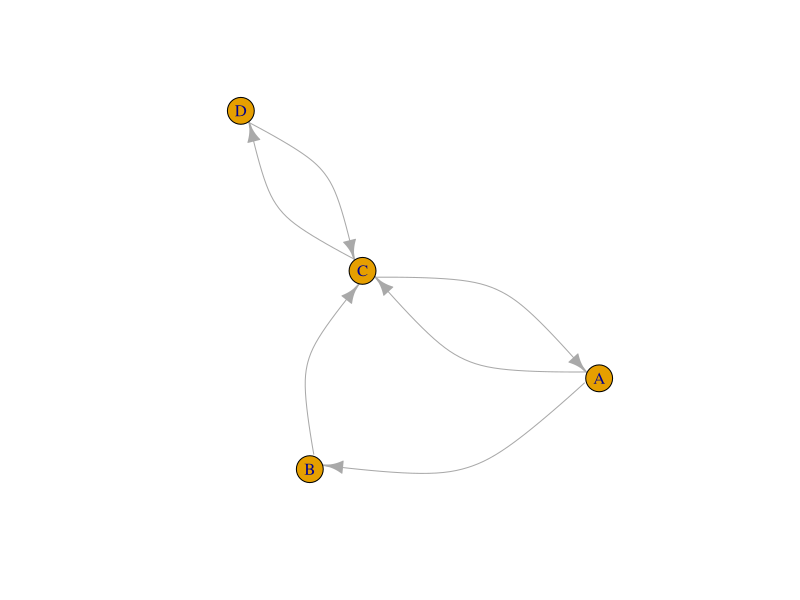

The R source for this figure: (Note: this script raises an error after producing the figure.)
## ---- chunk 1
library(igraph)
A <- matrix(c(0,1,1,0, 0,0,1,0, 1,0,0,1, 0,0,1,0), nrow = 4, byrow = TRUE)
row.names(A) <- c("A", "B", "C", "D")
colnames(A) <- c("A", "B", "C", "D")
net <- graph_from_adjacency_matrix(A)
plot(net, edge.curved=0.5)
## ---- chunk 2
m <- matrix(c(0,1,1,0, 0,0,1,0, 1,0,0,1, 0,0,1,0), nrow = 4, byrow = TRUE)
row.names(m) <- LETTERS[1:4]
colnames(m) <- LETTERS[1:4]
m
## ---- chunk 3
all(m[upper.tri(m)] == t(m)[upper.tri(m)])
## ---- chunk 4
# Creating a random matrix
random_matrix <- matrix(sample(x = c(0,1), size = 4^2, replace=T), ncol=4)
random_matrix
# It is not symmetric
isSymmetric(random_matrix)

# Replace the upper triangle with the transposed upper triangle
random_matrix[upper.tri(random_matrix)] <- t(random_matrix)[upper.tri(random_matrix)]
random_matrix
# Now it is symmetric
isSymmetric(random_matrix)
## ---- chunk 5
#maybe use this from 11.34
create_network <- function(N, FRIENDSHIPRATIO){
  adjm <- matrix(0, ncol = N, nrow = N)
  adjm[upper.tri(adjm)] <- sample(x = 0:1, 
                                  size = N*(N-1)/2, 
                                  replace = TRUE, 
                                  prob = c(1-FRIENDSHIPRATIO, FRIENDSHIPRATIO))
  adjm[lower.tri(adjm)] <- t(adjm)[lower.tri(adjm)]
  return(adjm)
  }
# n <- 10
# adjm <- matrix(NA, ncol = n, nrow = n)
# adjm
## ---- chunk 6
friendshipRatio <- 0.5

adjm[upper.tri(adjm)] <- sample(x = 0:1, 
                                size = n*(n-1)/2, 
                                replace = TRUE, 
                                prob = c(1-friendshipRatio, friendshipRatio))
adjm

# add the mirror image to the lower triangle
adjm[lower.tri(adjm)] <- t(adjm)[lower.tri(adjm)]
adjm

# replace diagonal (these indicate self-references) with zeros
diag(adjm) <- 0
adjm
## ---- chunk 7
library(igraph)
net <- graph_from_adjacency_matrix(adjm)
net
## ---- chunk 8
set.seed(1)
plot(net)
## ---- chunk 9
par(mfrow = c(1,2))
plot(net, layout = layout.grid(net), main = "Grid layout")
plot(net, layout = layout.circle(net), main = "Ring layout")
## ---- chunk 10
par(mfrow = c(1,1))
set.seed(1)
plot(net, 
     vertex.color = "dodgerblue", 
     vertex.label.color = "white",
     vertex.size = 20,
     edge.color = "black",
     edge.width = 1,
     edge.arrow.size = 0.5,
     main = "Default layout with styling")
## ---- chunk 11
# There is no age attribute set
V(net)$age

# Add an age attribute and randomly assign an age class
V(net)$age <- sample(x = 1:10, size = n, replace = TRUE)

# The network now has an age attribute
V(net)$age

V(net)$colour <- heat.colors(n = 10, rev = TRUE)[V(net)$age]

net
## ---- chunk 12
set.seed(1)
plot(net, 
     vertex.color = V(net)$colour, 
     vertex.label.color = "black",
     vertex.size = 20,
     edge.color = "black",
     edge.width = 1,
     edge.arrow.size = 0.5)
## ---- chunk 13
net <- as.undirected(net)
set.seed(1)
plot(net, 
     vertex.color = V(net)$colour, 
     vertex.label = "",
     vertex.size = 9,
     edge.width = 1,
     edge.arrow.size = 0.5)
## ---- chunk 14
# create a copy of the adjacency matrix
adjm2 <- adjm

# draw random values from a uniform distribution and replace the matrix entries that have a value of 1
adjm2[upper.tri(adjm2)] <- runif(n = sum(upper.tri(adjm2))) * adjm2[upper.tri(adjm2)]

# copy the mirror image to the lower triangle
adjm2[lower.tri(adjm2)] <- t(adjm2)[lower.tri(adjm2)]

# create the network
net2 <- graph_from_adjacency_matrix(adjm2, weighted = TRUE, mode = "undirected")
net2
## ---- chunk 15
V(net2)$age <- V(net)$age
V(net2)$colour <- V(net)$colour

plot(net2, 
     vertex.color = V(net2)$colour,
     vertex.label = "",
     vertex.size = 9,
     edge.width = E(net2)$weight*5,
     edge.arrow.size = 0.5)
## ---- chunk 16
# vertex information
V(net2)

# edge information
E(net2)
## ---- chunk 17
# vertex attributes
get.vertex.attribute(graph = net2)

# edge attributes
get.edge.attribute(net2)
## ---- chunk 18
# vertex count
vcount(net)

# edge count
ecount(net)
## ---- chunk 19
diameter(graph = net)
## ---- chunk 20
# average distance between any dyad
mean_distance(graph = net)
## ---- chunk 21
edge_density(graph = net)
## ---- chunk 22
reciprocity(graph = net)
## ---- chunk 23
transitivity(graph = net)
## ---- chunk 24
# number of edges that connected with each node
degree(graph = net)

# as we have an undirected network, the count of incoming and outgoing edges is identical
identical(degree(graph = net, mode = "in"), 
          degree(graph = net, mode = "out"))

# we can use the mean of all degree centralities as a general measure for the entire network
mean(degree(graph = net))
## ---- chunk 25
sort(strength(graph = net))
## ---- chunk 26
closeness(graph = net)
## ---- chunk 27
betweenness(graph = net)
## ---- chunk 28
eigen_centrality(graph = net)$vector
## ---- chunk 29
# set up vector that stores whether an individual possesses the latest gossip:
gossip_meter <- rep(FALSE, n)
gossip_meter

# choose a random individual to start gossiping
gossip_meter[sample(x = n, size = 1)] <- TRUE
gossip_meter

# choose an individual with gossip
if(sum(gossip_meter) == 1){
  gossip_provider <- which(gossip_meter)
} else {
  gossip_provider <- sample(x = which(gossip_meter), size = 1)
}

# choose a neighbour in the network
neighbours <- which(adjm[gossip_provider,] == 1)

# only execute if there is a neighbour
if(length(neighbours) > 0){
  # choose one neighbour if several are present
  if(length(neighbours) == 1){
    neighbour <- neighbours
  } else {
    neighbour <- sample(x = neighbours, size = 1)
  }
  # update gossip indicator of the neighbour
  gossip_meter[neighbour] <- TRUE
}
gossip_meter
## ---- chunk 30
mySample <- function(x, prob = NULL){
  if(length(x) == 1){
    return(x)
  } else {
    return(sample(x = x, size = 1, prob = prob))
  }
}
## ---- chunk 31
library(tidyverse)
# total number of turns to loop over
Turns <- 50

# a matrix to record how many individuals have the gossip at time x
res <- tibble(turn = 1:Turns, gossipers = rep(0, Turns))

# set up gossip indicator
gossip_meter <- rep(FALSE, n)

# choose a random individual to start gossipping
gossip_meter[sample(x = n, size = 1)] <- TRUE

for(turns in 1:Turns){
  res[turns,2] <- sum(gossip_meter)/n
  # choose an individual with gossip
  gossip_provider <- mySample(which(gossip_meter))
  
  # choose a neighbour in the network
  neighbours <- which(adjm[gossip_provider,] == 1)
  
  # only execute if there is a neighbour
  if(length(neighbours) > 0){
    # choose one neighbour ...
    neighbour <- mySample(neighbours)
    # and update its gossip indicator
    gossip_meter[neighbour] <- TRUE
  }
}

# have a look at the time course
res$turn
## ---- chunk 32
# plot result
library(ggplot2)
ggplot(res) + 
  geom_line(aes(x = turn, y = gossipers)) +
  ylab("prop. of pop. with gossip") +
  theme_bw()
## ---- chunk 33
gossip_model_1 <- function(ADJM, TURNS, SIM = 1){
  n <- nrow(ADJM)
  # a matrix to record how many individuals have the gossip at time x
  res <- tibble(turn = 1:TURNS, gossipers = rep(0, TURNS))
  # set up gossip indicator
  gossip_meter <- rep(FALSE, n)
  # choose a random individual to start gossiping
  gossip_meter[sample(x = n, size = 1)] <- TRUE
  
  for(turns in 1:TURNS){
    res[turns,2] <- sum(gossip_meter)/n
    # choose an individual with gossip
    gossip_provider <- mySample(which(gossip_meter))
    # choose a neighbour in the network
    neighbours <- which(ADJM[gossip_provider,] == 1)
    # only execute if there is a neighbour
    if(length(neighbours) > 0){
      # choose one neighbour ...
      neighbour <- mySample(neighbours)
      # and update its gossip indicator
      gossip_meter[neighbour] <- TRUE
    }
  }
  res$simulation <- SIM
  return(res)
}
## ---- chunk 34
data <- do.call("rbind", lapply(1:100, function(sim){
  gossip_model_1(ADJM = adjm, TURNS = 100, SIM = sim)
}))
## ---- chunk 35
ggplot(data) + 
  geom_line(aes(x = turn, y = gossipers, group = simulation), alpha = .2) +
  ylab("prop. of pop. with gossip") +
  theme_bw()
## ---- chunk 36
create_network <- function(N, FRIENDSHIPRATIO){
  adjm <- matrix(0, ncol = N, nrow = N)
  adjm[upper.tri(adjm)] <- sample(x = 0:1, 
                                  size = N*(N-1)/2, 
                                  replace = TRUE, 
                                  prob = c(1-FRIENDSHIPRATIO, FRIENDSHIPRATIO))
  adjm[lower.tri(adjm)] <- t(adjm)[lower.tri(adjm)]
  return(adjm)
}
## ---- chunk 37
adjm_full <- create_network(N = n, FRIENDSHIPRATIO = 1)

data_full <- do.call("rbind", 
                     lapply(1:100, function(sim){
                       gossip_model_1(ADJM = adjm_full, TURNS = 100, SIM = sim)
                       })
                     )
## ---- chunk 38
data$type <- "colleague network"
data_full$type <- "fully connected"
data_combined <- rbind(data, data_full)

ggplot(data_combined) + 
  geom_point(aes(x = turn, y = gossipers, color = type), alpha = .05) +
  geom_smooth(aes(x = turn, y = gossipers, color = type)) +
  ylab("prop. of pop. with gossip") +
  theme_bw()
## ---- chunk 39
adjm_colleagues <- create_network(N = 25, FRIENDSHIPRATIO = .20)
adjm_full <- create_network(N = 25, FRIENDSHIPRATIO = 1)

data_colleagues <- do.call("rbind", lapply(1:100, function(sim){
  gossip_model_1(ADJM = adjm_colleagues, TURNS = 100, SIM = sim)
}))

data_full <- do.call("rbind", lapply(1:100, function(sim){
  gossip_model_1(ADJM = adjm_full, TURNS = 100, SIM = sim)
}))
## ---- chunk 40
data_colleagues$type <- "colleague network"
data_full$type <- "fully connected"
data_combined2 <- rbind(data_full, data_colleagues)

ggplot(data_combined2) + 
  geom_point(aes(x = turn, y = gossipers, color = type), alpha = .05) +
  geom_smooth(aes(x = turn, y = gossipers, color = type)) +
  ylab("prop. of pop. with gossip") +
  theme_bw()
## ---- chunk 41
gossip_model_2 <- function(ADJM, PROP, TURNS, SIM = 1){
  n <- nrow(ADJM)
  # set up gossip indicator
  gossip_meter <- rep(F, n)
  # choose a random individual to start gossipping
  gossip_meter[sample(x = n, size = 1)] <- TRUE
  
  timestep <- NA
  for(turns in 1:TURNS){
    # record the time step when a defined proportion of the population has the gossip
    if(sum(gossip_meter)/n >= PROP & is.na(timestep)){
      timestep <- turns 
    }
    # choose an individual with gossip
    gossip_provider <- mySample(which(gossip_meter))
    # choose a neighbour in the network
    neighbours <- which(ADJM[gossip_provider,] == 1)
    # only execute if there is a neighbour
    if(length(neighbours)>0){
      # choose one neighbour ...
      neighbour <- mySample(neighbours)
      # and update its gossip indicator
      gossip_meter[neighbour] <- TRUE
    }
  }
  # if PROP is not reached, return the maximum value
  if(is.na(timestep)){
    timestep <- TURNS
  }
  return(timestep)
}
## ---- chunk 42
adjm <- create_network(N = 50, FRIENDSHIPRATIO = .25)
gossip_model_2(ADJM = adjm, PROP = .75, TURNS = 100, SIM = 1)
## ---- chunk 43
parameters <- expand.grid(groupSize = c(10,50),#c(10,30,50,70,90),
                          reconnections = c(0,.01,.05,.1,.5,1),
                          repetition = 1:50)
tmp <- lapply(1:nrow(parameters), function(p){
  net <- watts.strogatz.game(dim = 1, size = parameters[p,"groupSize"], nei = 2, 
                             p = parameters[p,"reconnections"], loops = FALSE, 
                             multiple = FALSE)
  adjm <- get.adjacency(net)
  model <- gossip_model_2(ADJM = adjm, PROP = .5, TURNS = 500, 
                          SIM = parameters[p,"repetition"])
  tibble(time = model, 
             degree = mean(degree(net)), 
             path = average.path.length(net))
})

tmp2 <- do.call("rbind", tmp)
parameters <- cbind(parameters, tmp2)
## ---- chunk 44
library(tidyverse)
parameters %>% 
  group_by(groupSize, reconnections) %>% 
  summarise(meanTime = mean(time), 
            meanDegree = mean(degree),
            meanPath = mean(path)) -> data
## ---- chunk 45
parameters$groupSize <- factor(parameters$groupSize)

ggplot(parameters, aes(x = reconnections, y = degree, col = groupSize)) + 
  geom_jitter(height = .01, alpha = .5) +
  scale_y_continuous(limits = c(3.5,4.5)) +
  xlab("prob. of reconnection") +
  ylab("average degree") +
  theme_bw()
## ---- chunk 46
ggplot(parameters, aes(x = reconnections, y = path, col = groupSize)) + 
  geom_point() + 
  xlab("prob. of reconnection") +
  ylab("average path length") +
  theme_bw()
## ---- chunk 47
ggplot(parameters, aes(x = path, y = time, col = groupSize)) + 
  geom_point(alpha = .33) + 
  xlab("average path length") +
  ylab("time") +
  theme_bw()
## ---- chunk 48
informationSpread <- function(ADJM, MODE = "simple", ROUNDS = 100, CONTACTS = 1){
  N <- nrow(ADJM)
  
  # set up behaviour
  behaviour <- rep(F, N)
  behaviour[sample(N,size = 10)] <- TRUE
  
  # recording data
  fraction <- rep(0, ROUNDS)
  
  # loop
  for(round in 1:ROUNDS){
    # record
    fraction[round] <- sum(behaviour)/N
    
    # pick random individual
    focal <- sample(x = N, size = 1)
    # who are its neighbours
    neigh <- adjm[focal, ] == 1
    
    if(sum(behaviour[neigh]) >= CONTACTS){
      behaviour[focal] <- TRUE
    }
    
  }
  return(tibble(mode = MODE, 
                frac = fraction, 
                round = 1:ROUNDS))
}

# Simulations with clustered (lattice) networks
net <- watts.strogatz.game(size = 10, dim = 2, nei = 2, p = .01)
adjm <- as.matrix(get.adjacency(net))
clu <- informationSpread(ADJM = adjm, MODE = "simple", ROUNDS = 1000, CONTACTS = 1)
clu$network <- "clustered"

# Simulations with random (small world) networks
net2 <- erdos.renyi.game(n = 100, p.or.m = 600, type = "gnm", directed = FALSE, loops = FALSE)
adjm2 <- as.matrix(get.adjacency(net2))
rand <- informationSpread(ADJM = adjm2, MODE = "simple", ROUNDS = 1000, CONTACTS = 1)
rand$network <- "random"

res <- rbind(clu, rand)
## ---- chunk 49
ggplot(res) + 
  geom_line(aes(x = round, y = frac, col = network, linetype = mode), size = .9) + 
  theme_bw()
## ---- chunk 50
# for repeated interactions 
informationSpread <- function(NET, MODE = "simple", ROUNDS = 100, CONTACTS = 1){
  if(NET == "clustered"){
    net <- watts.strogatz.game(size = 10, dim = 2, nei = 2, p = .01, loops = FALSE, multiple = FALSE)
  } else if(NET == "random"){
    net <- erdos.renyi.game(n = 100, p.or.m = 600, type = "gnm", directed = FALSE, loops = FALSE)
  }
 adjm <- as.matrix(get.adjacency(net)) 
 
  N <- nrow(adjm)
  
  # set up behaviour
  behaviour <- rep(F, N)
  behaviour[sample(N,size = 10)] <- TRUE
  
  # recording data
  fraction <- rep(0, ROUNDS)
  
  # loop
  for(round in 1:ROUNDS){
    # record
    fraction[round] <- sum(behaviour)/N
    
    # pick random individual
    focal <- sample(x = N, size = 1)
    # who are its neighbours
    neigh <- adjm[focal, ] == 1
    
    if(sum(behaviour[neigh]) >= CONTACTS){
      behaviour[focal] <- TRUE
    }
    
  }
  return(tibble(network = NET, 
                mode = MODE, 
                frac = fraction, 
                round = 1:ROUNDS))
}

# repeated runs
reps <- 10

# simulte complex and simple contagion for clustered networks
set.seed(11)
clu_simple <- do.call("rbind", 
                      lapply(1:reps, function(x) informationSpread(NET = "clustered", 
                                     ROUNDS = 1000, CONTACTS = 1, MODE = "simple")))
clu_comp <- do.call("rbind", 
                    lapply(1:reps, function(x) informationSpread(NET = "clustered", 
                                     ROUNDS = 1000, CONTACTS = 4, MODE = "complex")))
clu <- rbind(clu_simple, clu_comp)

# simulte complex and simple contagion for random networks
rand_simple <- do.call("rbind", 
                       lapply(1:reps, function(x) informationSpread(NET = "random", 
                                      ROUNDS = 1000, CONTACTS = 1, MODE = "simple")))
rand_comp <- do.call("rbind", 
                     lapply(1:reps, function(x) informationSpread(NET = "random", 
                                      ROUNDS = 1000, CONTACTS = 4, MODE = "complex")))
rand <- rbind(rand_simple, rand_comp)

# combine results
res <- rbind(clu, rand)
## ---- chunk 51
ggplot(res) + 
  stat_smooth(aes(x = round, y = frac, col = network, 
                  linetype = mode), size = .9, se = T) +
  ylab("Proportion of individuals with information") +
  xlab("Round") + 
  theme_bw()
